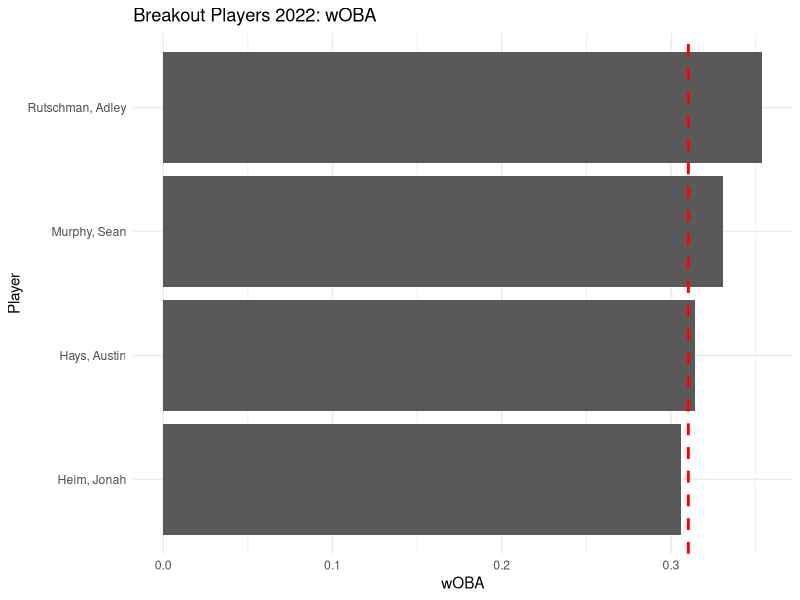
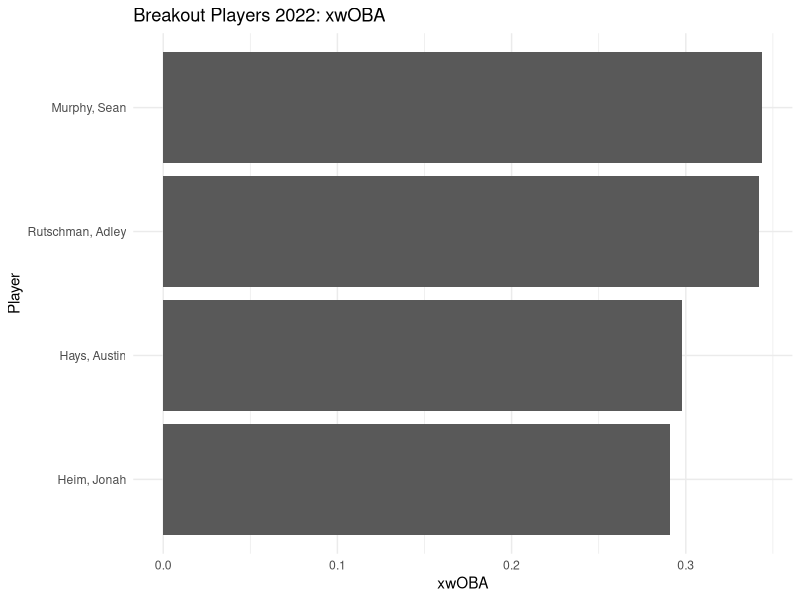
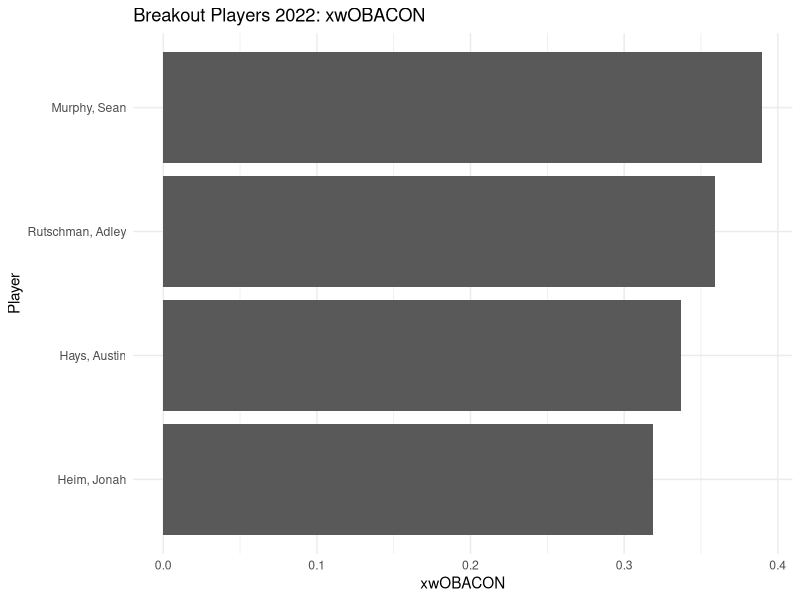
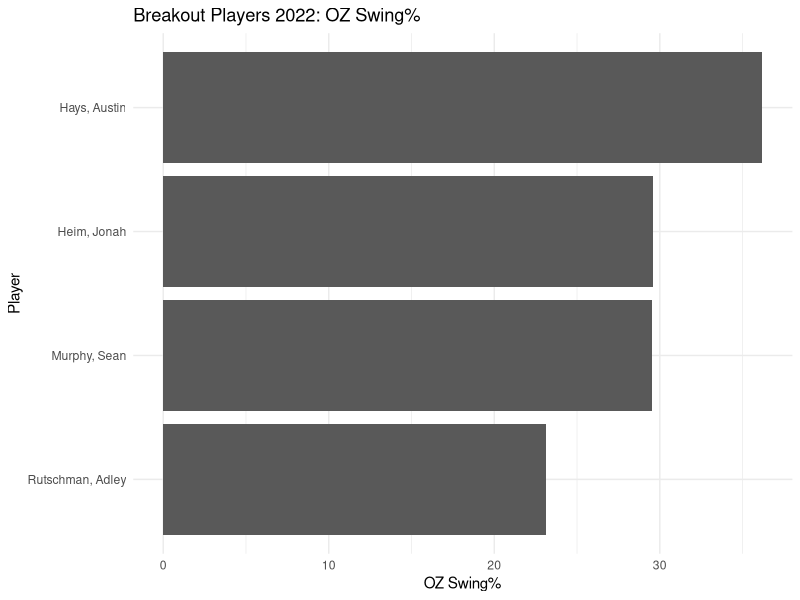
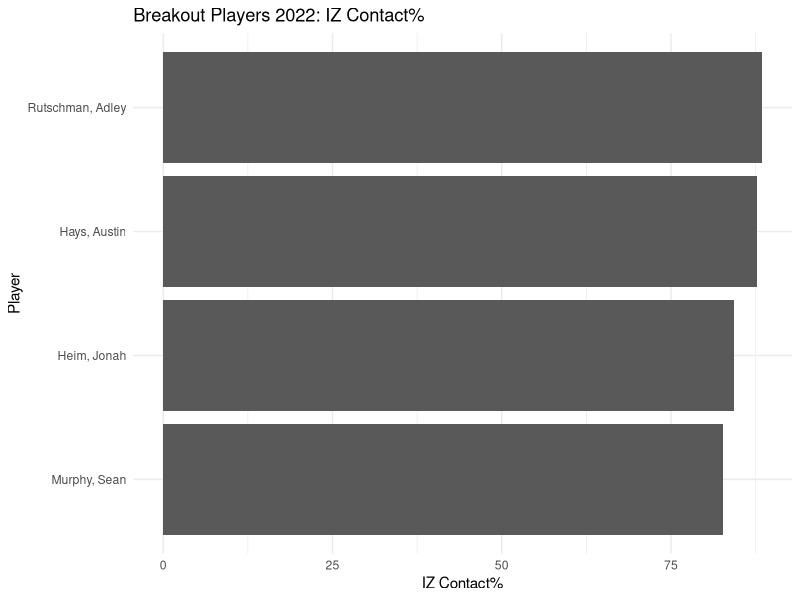
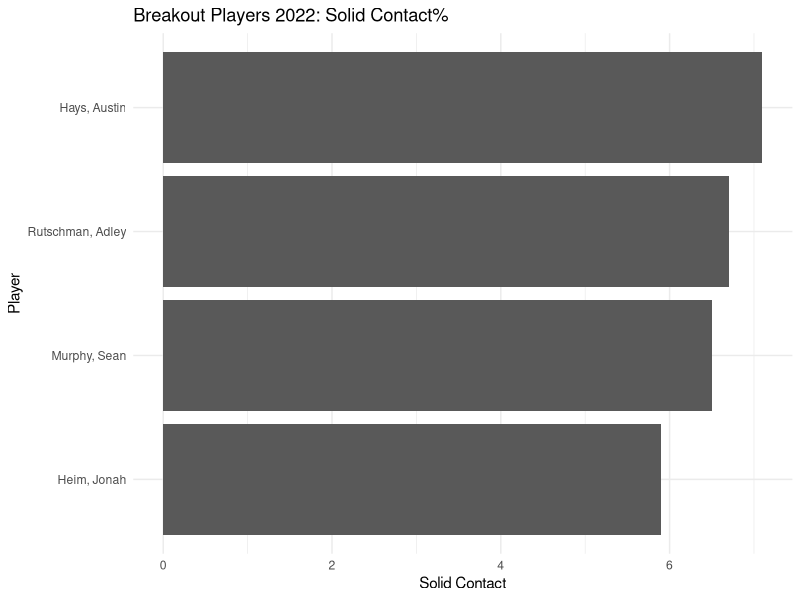

The R source for these figures, in order:
library(tidyverse)

data_2023=read_csv("savant_data_2023.csv")
data_2022=read_csv("savant_data_2022.csv")

breakout_players22=data_2022 %>% 
  filter(`last_name, first_name` %in% c("Hays, Austin", 
                                       "Murphy, Sean",
                                       "Heim, Jonah",
                                       "Rutschman, Adley"))


league_avg <- data_2022 %>%
  summarise(avg_woba = mean(woba, na.rm = TRUE))

breakout_players22 %>%
  ggplot(aes(x = reorder(`last_name, first_name`, woba), y = woba)) +
  geom_col() +
  geom_hline(yintercept = league_avg$avg_woba,
             color = "red", linetype = "dashed", linewidth = 1) +
  coord_flip() +
  labs(x = "Player", y = "wOBA", title = "Breakout Players 2022: wOBA") +
  theme_minimal()


breakout_players22 %>%
  ggplot(aes(x = reorder(`last_name, first_name`, xwoba), y = xwoba)) +
  geom_col() +
  coord_flip() +  # optional: makes bars horizontal
  labs(x = "Player", y = "xwOBA", title = "Breakout Players 2022: xwOBA") +
  theme_minimal()

breakout_players22 %>%
  ggplot(aes(x = reorder(`last_name, first_name`, xwobacon), y = xwobacon)) +
  geom_col() +
  coord_flip() +  # optional: makes bars horizontal
  labs(x = "Player", y = "xwOBACON", title = "Breakout Players 2022: xwOBACON") +
  theme_minimal()

breakout_players22 %>%
  ggplot(aes(x = reorder(`last_name, first_name`, oz_swing_percent), y = oz_swing_percent)) +
  geom_col() +
  coord_flip() +  # optional: makes bars horizontal
  labs(x = "Player", y = "OZ Swing%", title = "Breakout Players 2022: OZ Swing%") +
  theme_minimal()

breakout_players22 %>%
  ggplot(aes(x = reorder(`last_name, first_name`, iz_contact_percent), y = iz_contact_percent)) +
  geom_col() +
  coord_flip() +  # optional: makes bars horizontal
  labs(x = "Player", y = "IZ Contact%", title = "Breakout Players 2022: IZ Contact%") +
  theme_minimal()

breakout_players22 %>%
  ggplot(aes(x = reorder(`last_name, first_name`, solidcontact_percent), y = solidcontact_percent)) +
  geom_col() +
  coord_flip() +  # optional: makes bars horizontal
  labs(x = "Player", y = "Solid Contact", title = "Breakout Players 2022: Solid Contact%") +
  theme_minimal()
